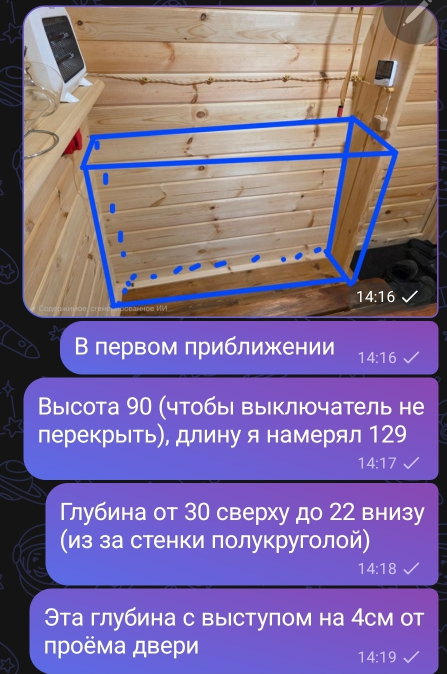
#> input picture mebel-lipa/reference.jpg, 893 x 1347 px, given in place of autoschool-plate.jpg, which was not available (shown at 1/2 size)
$ python prepare_bg.py
#> lines starting #> are read from the running program, lines starting #| are printed output that depends on the picture; pictures that were not available may be replaced by others from this repository, and a replacement may not be noted
#!/usr/bin/env python3
"""Кадрирует и увеличивает фотоподложку до размера баннера 2400x1600 (3:2)."""
from pathlib import Path

from PIL import Image, ImageEnhance, ImageFilter

HERE = Path(__file__).resolve().parent
SRC = Path("/opt/cursor/artifacts/assets/autoschool-plate.jpg")
DST = HERE / "assets" / "bg.jpg"

TARGET = (2400, 1600)
CROP = (0, 96, 1152, 864)  # отрезаем верх, чтобы получить ровные 3:2


def main() -> None:
    im = Image.open(SRC).convert("RGB").crop(CROP)
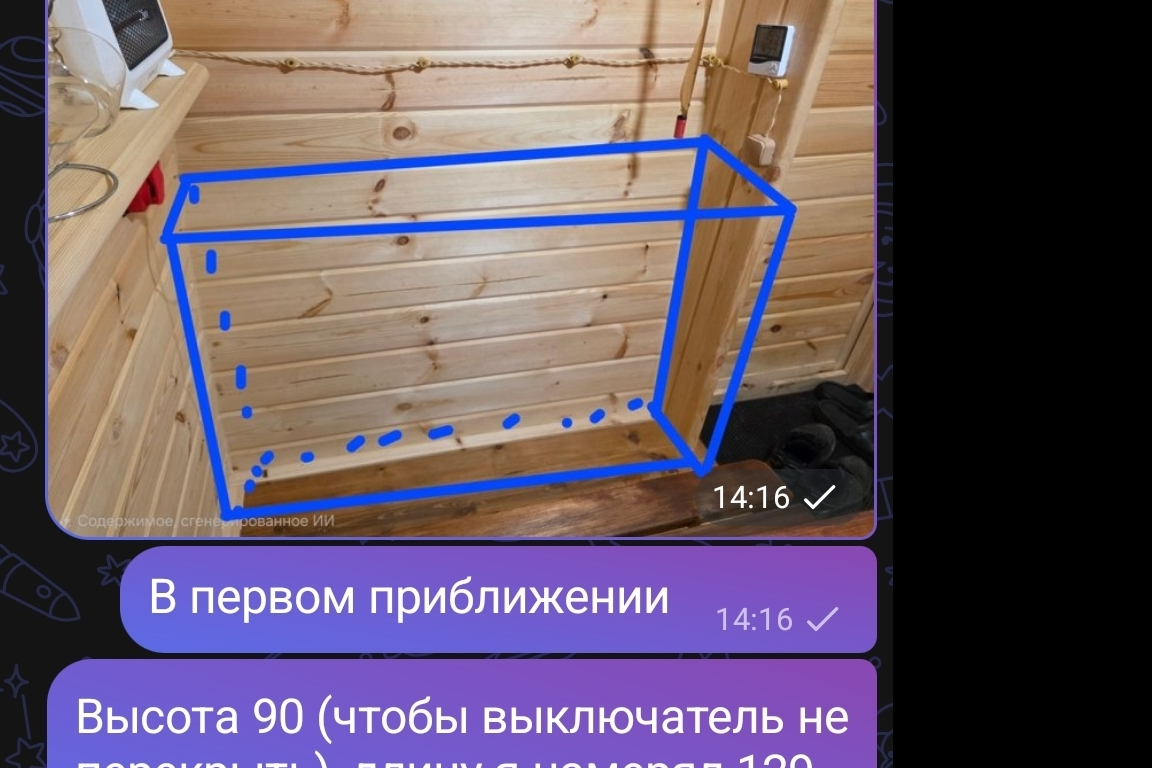
#> im: PIL image 1152x768 RGB; mean R, G, B 101.5, 86.7, 101.9
    im = im.resize(TARGET, Image.LANCZOS)
#> im: PIL image 2400x1600 RGB
    im = im.filter(ImageFilter.UnsharpMask(radius=2.2, percent=115, threshold=2))
    im = ImageEnhance.Color(im).enhance(1.12)
    im = ImageEnhance.Contrast(im).enhance(1.06)
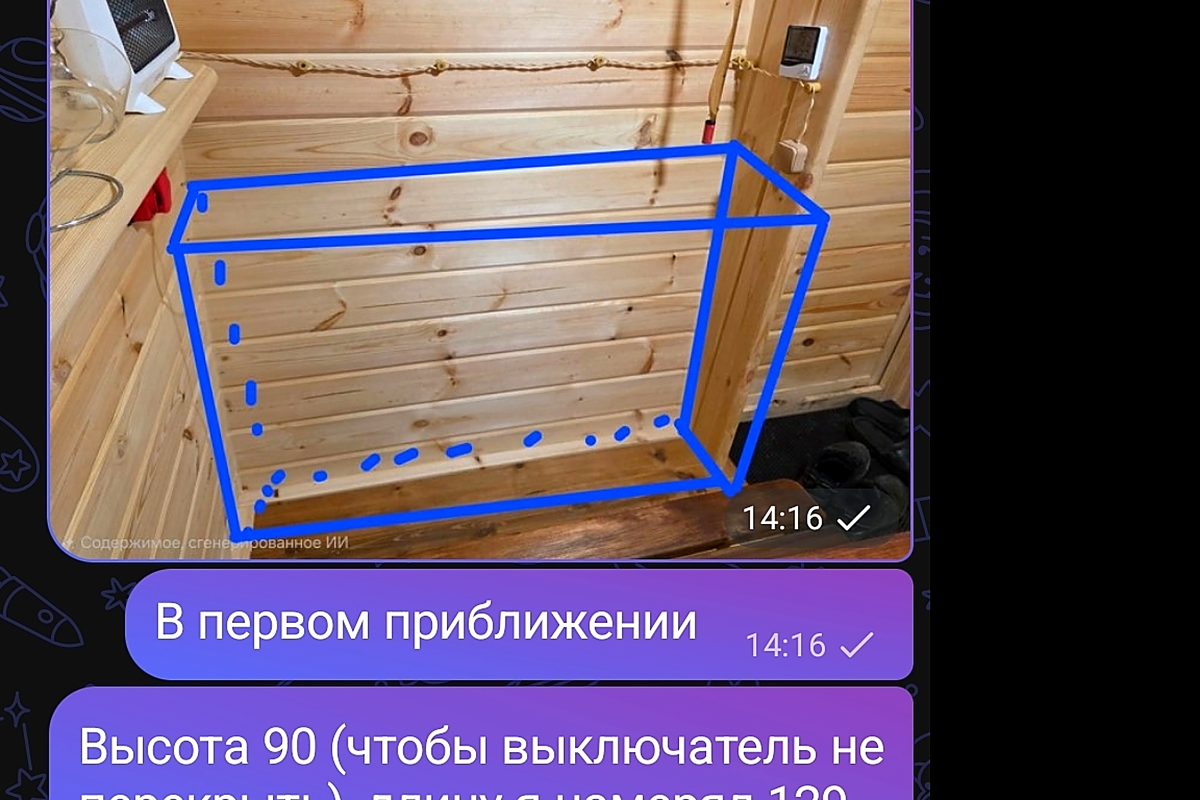
#> im: PIL image 2400x1600 RGB (shown at 1/2 size); mean R, G, B 103.4, 85.9, 103.3
    im = ImageEnhance.Brightness(im).enhance(1.06)
    DST.parent.mkdir(parents=True, exist_ok=True)
    im.save(DST, quality=95, subsampling=0)
    print(f"saved {DST} {im.size}")
#| saved banner/assets/bg.jpg (2400, 1600)


if __name__ == "__main__":
    main()

$ run again, on mebel-lipa/viz-niz-obuv.jpg
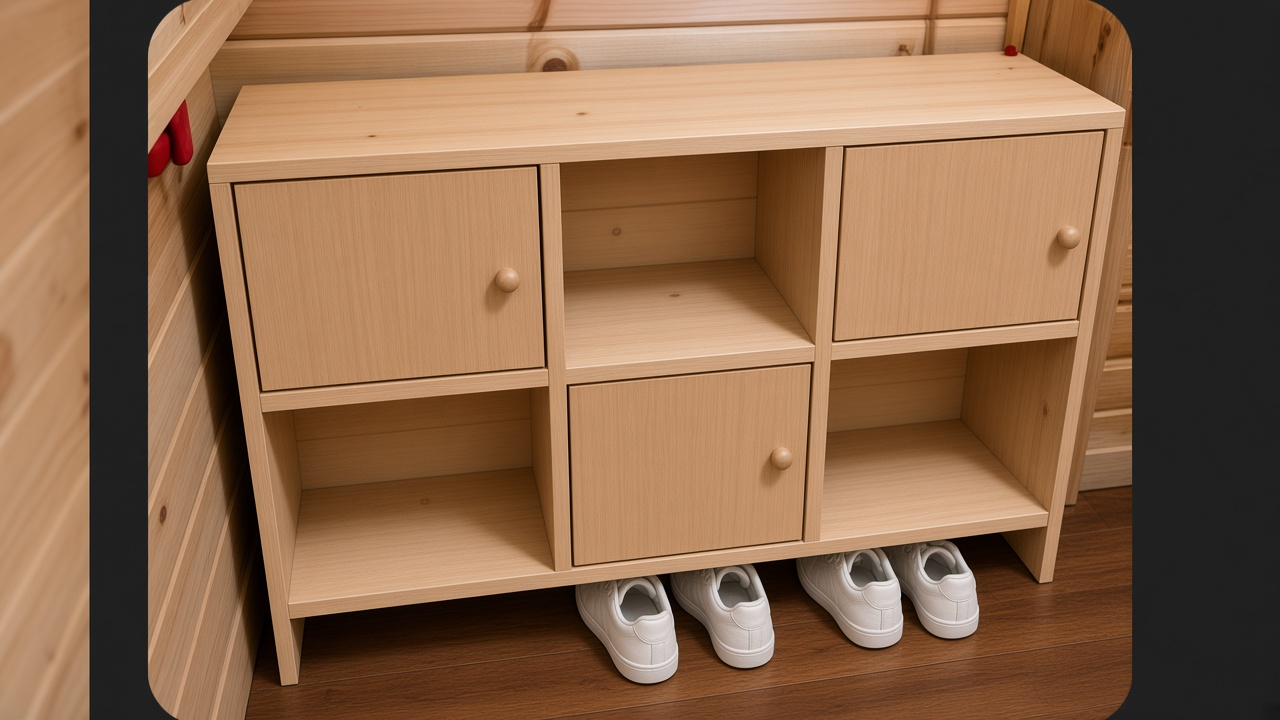
#> input picture mebel-lipa/viz-niz-obuv.jpg, 1280 x 720 px, given in place of autoschool-plate.jpg, which was not available
#> in main, `im = Image.open(SRC).convert("RGB").crop(CROP)`:
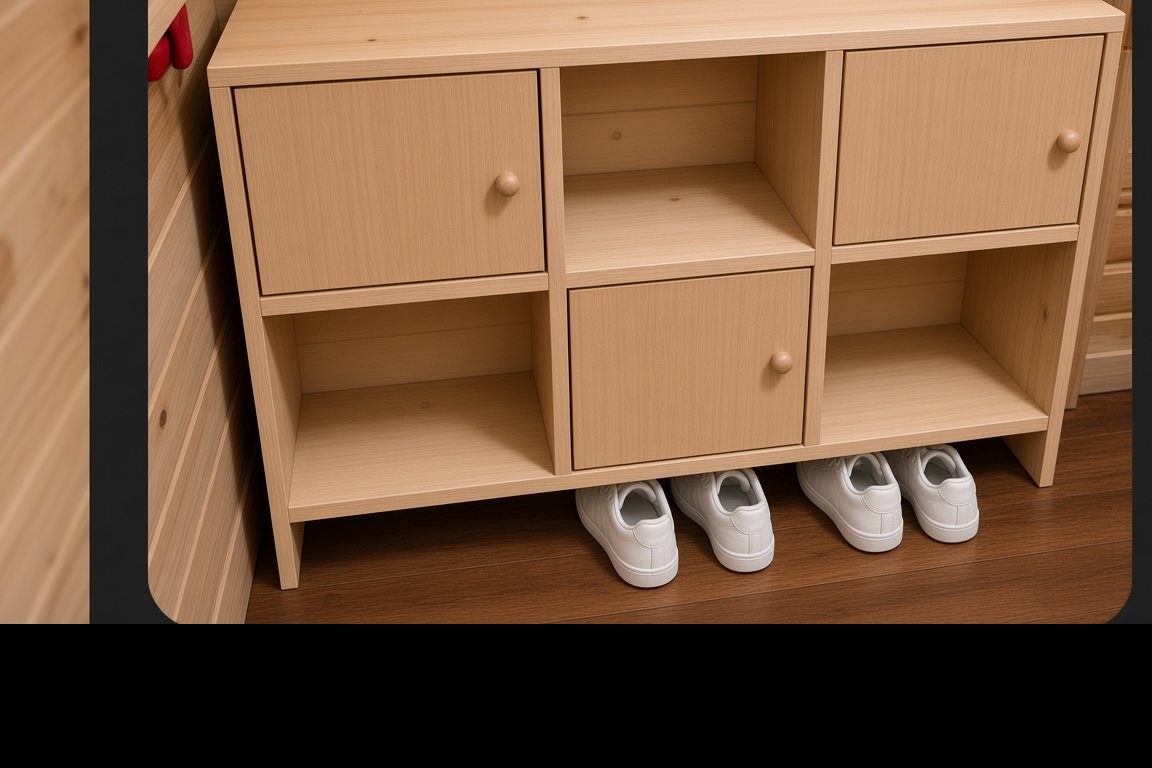
#> im: PIL image 1152x768 RGB; mean R, G, B 119.5, 88, 63.1
#> in main, `im = ImageEnhance.Brightness(im).enhance(1.06)`:
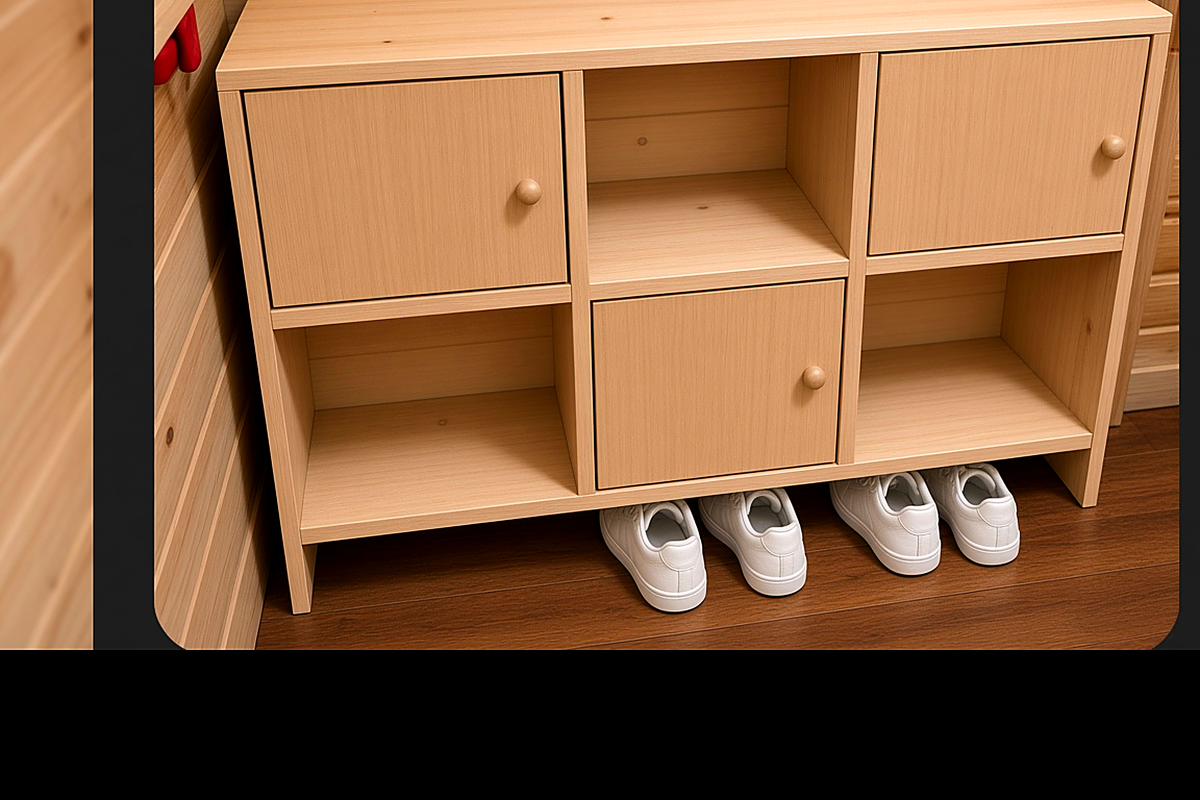
#> im: PIL image 2400x1600 RGB (shown at 1/2 size); mean R, G, B 131.4, 92.1, 61.3
#| saved banner/assets/bg.jpg (2400, 1600)
